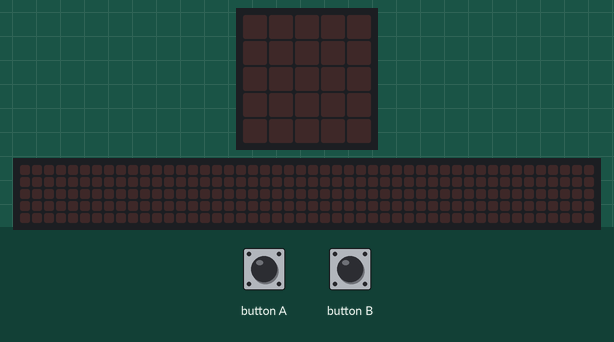
The program below on a simulated BBC micro:bit (MakeCode). On the bench: the board's 5×5 LED display, a strip that is not on the board, showing the scrolling text unrolled. The test bench sets the inputs (shaded band). The 48×5 strip is a reading aid, not a part: it shows the text the display is scrolling, unrolled, one strip-width of it at a time.

Above: at 1.2 s.
1.3 s: button B pressed for 0.15 s
At 3.92 s:
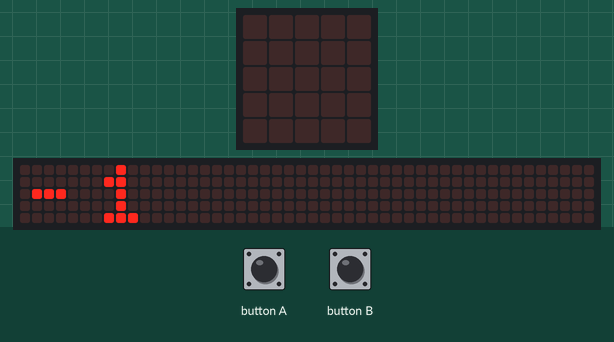
4.3 s: button A pressed for 0.15 s
At 4.8 s:
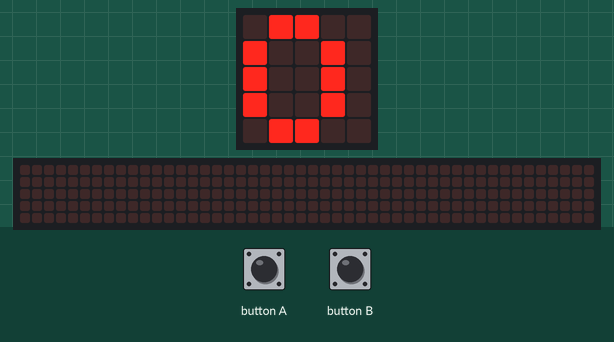
5.9 s: button A pressed for 0.15 s
At 6.6 s:
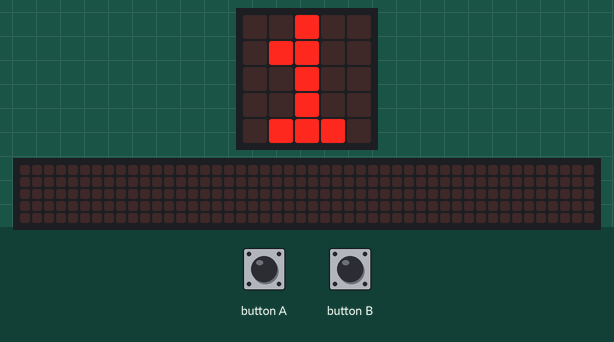
Timing chart, 0 to 8.9 s (numbered marks = the images above; inputs shaded):
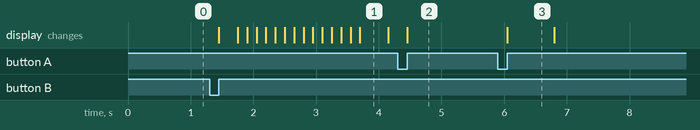

Measured:
- after the input at 1.3 s, the display: changes after 0.15 s (image 1)
- after the input at 4.3 s, the display: changes after 0.15 s (image 2)
- after the input at 5.9 s, the display: changes after 0.15 s (image 3)
- what the display in image 1 shows lasts 0.5 s, from 3.7 s to 4.2 s
- what the display in image 3 shows lasts 0.7 s, from 6.1 s to 6.8 s

The program:

main.ts
```typescript
let compte = 0
input.onButtonPressed(Button.A, function () {
    compte = compte + 1
    basic.showNumber(compte)
})
input.onButtonPressed(Button.B, function () {
    compte = compte - 1
    basic.showNumber(compte)
})
basic.forever(function () {
    if (compte >= 10) {
        basic.showIcon(IconNames.No)
    }
})
basic.forever(function () {
    if (compte > 0) {
        basic.showNumber(0)
    }
})
```

test.ts
```typescript
// les tests vont ici ; cela ne sera pas compilé si ce paquet est utilisé en tant qu'extension.
```
